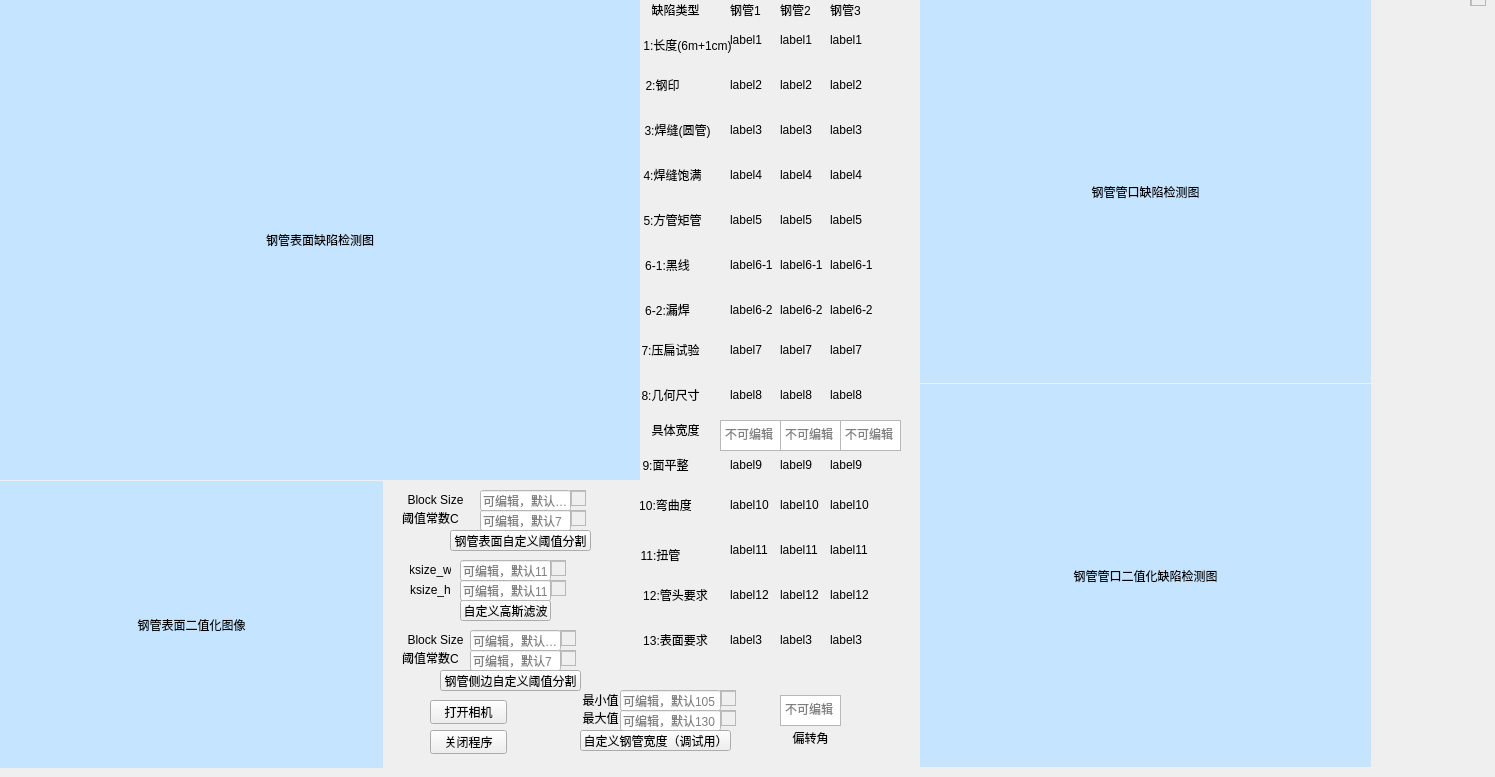
  <widget class="QWidget" name="centralwidget">
   <widget class="QLabel" name="image_label">
    <property name="geometry">
     <rect>
      <x>0</x>
      <y>0</y>
      <width>640</width>
      <height>480</height>
     </rect>
    </property>
    <property name="layoutDirection">
     <enum>Qt::LeftToRight</enum>
    </property>
    <property name="styleSheet">
     <string notr="true">background-color: rgb(197, 228, 255);</string>
    </property>
    <property name="text">
     <string>钢管表面缺陷检测图</string>
    </property>
    <property name="alignment">
     <set>Qt::AlignCenter</set>
    </property>
   </widget>
   <widget class="QLabel" name="thresh1_label">
    <property name="geometry">
     <rect>
      <x>0</x>
      <y>481</y>
      <width>383</width>
      <height>287</height>
     </rect>
    </property>
    <property name="styleSheet">
     <string notr="true">background-color: rgb(197, 228, 255);</string>
    </property>
    <property name="text">
     <string>钢管表面二值化图像</string>
    </property>
    <property name="alignment">
     <set>Qt::AlignCenter</set>
    </property>
   </widget>
   <widget class="QLabel" name="thresh_label">
    <property name="geometry">
     <rect>
      <x>920</x>
      <y>384</y>
      <width>451</width>
      <height>383</height>
     </rect>
    </property>
    <property name="layoutDirection">
     <enum>Qt::LeftToRight</enum>
    </property>
    <property name="styleSheet">
     <string notr="true">background-color: rgb(197, 228, 255);</string>
    </property>
    <property name="text">
     <string>钢管管口二值化缺陷检测图</string>
    </property>
    <property name="alignment">
     <set>Qt::AlignCenter</set>
    </property>
   </widget>
   <widget class="QTextEdit" name="textEdit_edit1">
    <property name="geometry">
     <rect>
      <x>1470</x>
      <y>-10</y>
      <width>16</width>
      <height>16</height>
     </rect>
    </property>
    <property name="focusPolicy">
     <enum>Qt::NoFocus</enum>
    </property>
    <property name="layoutDirection">
     <enum>Qt::LeftToRight</enum>
    </property>
    <property name="autoFillBackground">
     <bool>false</bool>
    </property>
    <property name="inputMethodHints">
     <set>Qt::ImhMultiLine</set>
    </property>
   </widget>
   <widget class="QPushButton" name="surface_set_block_size_btn">
    <property name="geometry">
     <rect>
      <x>450</x>
      <y>530</y>
      <width>141</width>
      <height>21</height>
     </rect>
    </property>
    <property name="text">
     <string>钢管表面自定义阈值分割</string>
    </property>
   </widget>
   <widget class="QTextEdit" name="textEdit_edit_angle">
    <property name="geometry">
     <rect>
      <x>780</x>
      <y>695</y>
      <width>61</width>
      <height>31</height>
     </rect>
    </property>
    <property name="focusPolicy">
     <enum>Qt::NoFocus</enum>
    </property>
    <property name="layoutDirection">
     <enum>Qt::LeftToRight</enum>
    </property>
    <property name="placeholderText">
     <string>不可编辑</string>
    </property>
   </widget>
   <widget class="QLineEdit" name="textEdit_thresh1_2">
    <property name="geometry">
     <rect>
      <x>470</x>
      <y>630</y>
      <width>91</width>
      <height>21</height>
     </rect>
    </property>
    <property name="styleSheet">
     <string notr="true">background-color: rgb(255, 255, 255);</string>
    </property>
    <property name="placeholderText">
     <string>可编辑，默认25</string>
    </property>
   </widget>
   <widget class="QPushButton" name="pipe_set_block_size_btn">
    <property name="geometry">
     <rect>
      <x>440</x>
      <y>670</y>
      <width>141</width>
      <height>21</height>
     </rect>
    </property>
    <property name="text">
     <string>钢管侧边自定义阈值分割</string>
    </property>
   </widget>
   <widget class="QPushButton" name="set_ksize_btn">
    <property name="geometry">
     <rect>
      <x>460</x>
      <y>600</y>
      <width>91</width>
      <height>21</height>
     </rect>
    </property>
    <property name="text">
     <string>自定义高斯滤波</string>
    </property>
   </widget>
   <widget class="QTextEdit" name="textEdit_edit2_3">
    <property name="geometry">
     <rect>
      <x>560</x>
      <y>630</y>
      <width>16</width>
      <height>16</height>
     </rect>
    </property>
    <property name="focusPolicy">
     <enum>Qt::NoFocus</enum>
    </property>
    <property name="layoutDirection">
     <enum>Qt::LeftToRight</enum>
    </property>
   </widget>
   <widget class="QLabel" name="label_12">
    <property name="geometry">
     <rect>
      <x>400</x>
      <y>650</y>
      <width>61</width>
      <height>16</height>
     </rect>
    </property>
    <property name="text">
     <string>阈值常数C</string>
    </property>
    <property name="alignment">
     <set>Qt::AlignCenter</set>
    </property>
   </widget>
   <widget class="QLabel" name="label_8">
    <property name="geometry">
     <rect>
      <x>400</x>
      <y>490</y>
      <width>71</width>
      <height>20</height>
     </rect>
    </property>
    <property name="text">
     <string>Block Size</string>
    </property>
    <property name="alignment">
     <set>Qt::AlignCenter</set>
    </property>
   </widget>
   <widget class="QLabel" name="label_13">
    <property name="geometry">
     <rect>
      <x>400</x>
      <y>630</y>
      <width>71</width>
      <height>20</height>
     </rect>
    </property>
    <property name="text">
     <string>Block Size</string>
    </property>
    <property name="alignment">
     <set>Qt::AlignCenter</set>
    </property>
   </widget>
   <widget class="QLabel" name="label_10">
    <property name="geometry">
     <rect>
      <x>410</x>
      <y>560</y>
      <width>41</width>
      <height>20</height>
     </rect>
    </property>
    <property name="text">
     <string>ksize_w</string>
    </property>
    <property name="alignment">
     <set>Qt::AlignCenter</set>
    </property>
   </widget>
   <widget class="QTextEdit" name="textEdit_edit3_3">
    <property name="geometry">
     <rect>
      <x>560</x>
      <y>650</y>
      <width>16</width>
      <height>16</height>
     </rect>
    </property>
    <property name="focusPolicy">
     <enum>Qt::NoFocus</enum>
    </property>
    <property name="layoutDirection">
     <enum>Qt::LeftToRight</enum>
    </property>
   </widget>
   <widget class="QLabel" name="label_9">
    <property name="geometry">
     <rect>
      <x>400</x>
      <y>510</y>
      <width>61</width>
      <height>16</height>
     </rect>
    </property>
    <property name="text">
     <string>阈值常数C</string>
    </property>
    <property name="alignment">
     <set>Qt::AlignCenter</set>
    </property>
   </widget>
   <widget class="QTextEdit" name="textEdit_edit2">
    <property name="geometry">
     <rect>
      <x>570</x>
      <y>490</y>
      <width>16</width>
      <height>16</height>
     </rect>
    </property>
    <property name="focusPolicy">
     <enum>Qt::NoFocus</enum>
    </property>
    <property name="layoutDirection">
     <enum>Qt::LeftToRight</enum>
    </property>
   </widget>
   <widget class="QLineEdit" name="textEdit_thresh2_2">
    <property name="geometry">
     <rect>
      <x>470</x>
      <y>650</y>
      <width>91</width>
      <height>21</height>
     </rect>
    </property>
    <property name="styleSheet">
     <string notr="true">background-color: rgb(255, 255, 255);</string>
    </property>
    <property name="placeholderText">
     <string>可编辑，默认7</string>
    </property>
   </widget>
   <widget class="QWidget" name="verticalLayoutWidget">
    <property name="geometry">
     <rect>
      <x>430</x>
      <y>700</y>
      <width>77</width>
      <height>54</height>
     </rect>
    </property>
    <layout class="QVBoxLayout" name="verticalLayout">
     <item>
      <widget class="QPushButton" name="orgin_btn">
       <property name="text">
        <string>打开相机</string>
       </property>
      </widget>
     </item>
     <item>
      <widget class="QPushButton" name="button_close">
       <property name="text">
        <string>关闭程序</string>
       </property>
      </widget>
     </item>
    </layout>
   </widget>
   <widget class="QLabel" name="label_6">
    <property name="geometry">
     <rect>
      <x>790</x>
      <y>730</y>
      <width>41</width>
      <height>16</height>
     </rect>
    </property>
    <property name="text">
     <string>偏转角</string>
    </property>
    <property name="alignment">
     <set>Qt::AlignCenter</set>
    </property>
   </widget>
   <widget class="QLineEdit" name="textEdit_thresh1">
    <property name="geometry">
     <rect>
      <x>480</x>
      <y>490</y>
      <width>91</width>
      <height>21</height>
     </rect>
    </property>
    <property name="styleSheet">
     <string notr="true">background-color: rgb(255, 255, 255);</string>
    </property>
    <property name="placeholderText">
     <string>可编辑，默认19</string>
    </property>
   </widget>
   <widget class="QTextEdit" name="textEdit_edit2_2">
    <property name="geometry">
     <rect>
      <x>550</x>
      <y>560</y>
      <width>16</width>
      <height>16</height>
     </rect>
    </property>
    <property name="focusPolicy">
     <enum>Qt::NoFocus</enum>
    </property>
    <property name="layoutDirection">
     <enum>Qt::LeftToRight</enum>
    </property>
   </widget>
   <widget class="QTextEdit" name="textEdit_edit3">
    <property name="geometry">
     <rect>
      <x>570</x>
      <y>510</y>
      <width>16</width>
      <height>16</height>
     </rect>
    </property>
    <property name="focusPolicy">
     <enum>Qt::NoFocus</enum>
    </property>
    <property name="layoutDirection">
     <enum>Qt::LeftToRight</enum>
    </property>
   </widget>
   <widget class="QLineEdit" name="textEdit_thresh3">
    <property name="geometry">
     <rect>
      <x>460</x>
      <y>560</y>
      <width>91</width>
      <height>21</height>
     </rect>
    </property>
    <property name="styleSheet">
     <string notr="true">background-color: rgb(255, 255, 255);</string>
    </property>
    <property name="placeholderText">
     <string>可编辑，默认11</string>
    </property>
   </widget>
   <widget class="QLineEdit" name="textEdit_thresh2">
    <property name="geometry">
     <rect>
      <x>480</x>
      <y>510</y>
      <width>91</width>
      <height>21</height>
     </rect>
    </property>
    <property name="styleSheet">
     <string notr="true">background-color: rgb(255, 255, 255);</string>
    </property>
    <property name="placeholderText">
     <string>可编辑，默认7</string>
    </property>
   </widget>
   <widget class="QTextEdit" name="textEdit_edit3_2">
    <property name="geometry">
     <rect>
      <x>550</x>
      <y>580</y>
      <width>16</width>
      <height>16</height>
     </rect>
    </property>
    <property name="focusPolicy">
     <enum>Qt::NoFocus</enum>
    </property>
    <property name="layoutDirection">
     <enum>Qt::LeftToRight</enum>
    </property>
   </widget>
   <widget class="QLabel" name="label_11">
    <property name="geometry">
     <rect>
      <x>410</x>
      <y>580</y>
      <width>41</width>
      <height>20</height>
     </rect>
    </property>
    <property name="text">
     <string>ksize_h</string>
    </property>
    <property name="alignment">
     <set>Qt::AlignCenter</set>
    </property>
   </widget>
   <widget class="QLineEdit" name="textEdit_thresh4">
    <property name="geometry">
     <rect>
      <x>460</x>
      <y>580</y>
      <width>91</width>
      <height>21</height>
     </rect>
    </property>
    <property name="styleSheet">
     <string notr="true">background-color: rgb(255, 255, 255);</string>
    </property>
    <property name="placeholderText">
     <string>可编辑，默认11</string>
    </property>
   </widget>
   <widget class="QLabel" name="pip_orgin_label">
    <property name="geometry">
     <rect>
      <x>920</x>
      <y>0</y>
      <width>451</width>
      <height>383</height>
     </rect>
    </property>
    <property name="layoutDirection">
     <enum>Qt::LeftToRight</enum>
    </property>
    <property name="styleSheet">
     <string notr="true">background-color: rgb(197, 228, 255);</string>
    </property>
    <property name="text">
     <string>钢管管口缺陷检测图</string>
    </property>
    <property name="alignment">
     <set>Qt::AlignCenter</set>
    </property>
   </widget>
   <widget class="QPushButton" name="width_set_btn">
    <property name="geometry">
     <rect>
      <x>580</x>
      <y>730</y>
      <width>151</width>
      <height>21</height>
     </rect>
    </property>
    <property name="text">
     <string>自定义钢管宽度（调试用）</string>
    </property>
   </widget>
   <widget class="QLabel" name="label_14">
    <property name="geometry">
     <rect>
      <x>580</x>
      <y>690</y>
      <width>41</width>
      <height>20</height>
     </rect>
    </property>
    <property name="text">
     <string>最小值</string>
    </property>
    <property name="alignment">
     <set>Qt::AlignCenter</set>
    </property>
   </widget>
   <widget class="QLabel" name="label_15">
    <property name="geometry">
     <rect>
      <x>580</x>
      <y>710</y>
      <width>41</width>
      <height>16</height>
     </rect>
    </property>
    <property name="text">
     <string>最大值</string>
    </property>
    <property name="alignment">
     <set>Qt::AlignCenter</set>
    </property>
   </widget>
   <widget class="QLineEdit" name="textEdit_width_max">
    <property name="geometry">
     <rect>
      <x>620</x>
      <y>710</y>
      <width>101</width>
      <height>21</height>
     </rect>
    </property>
    <property name="styleSheet">
     <string notr="true">background-color: rgb(255, 255, 255);</string>
    </property>
    <property name="placeholderText">
     <string>可编辑，默认130</string>
    </property>
   </widget>
   <widget class="QLineEdit" name="textEdit_width_min">
    <property name="geometry">
     <rect>
      <x>620</x>
      <y>690</y>
      <width>101</width>
      <height>21</height>
     </rect>
    </property>
    <property name="styleSheet">
     <string notr="true">background-color: rgb(255, 255, 255);</string>
    </property>
    <property name="placeholderText">
     <string>可编辑，默认105</string>
    </property>
   </widget>
   <widget class="QTextEdit" name="textEdit_edit_width_min">
    <property name="geometry">
     <rect>
      <x>720</x>
      <y>690</y>
      <width>16</width>
      <height>16</height>
     </rect>
    </property>
    <property name="focusPolicy">
     <enum>Qt::NoFocus</enum>
    </property>
    <property name="layoutDirection">
     <enum>Qt::LeftToRight</enum>
    </property>
   </widget>
   <widget class="QTextEdit" name="textEdit_edit_width_max">
    <property name="geometry">
     <rect>
      <x>720</x>
      <y>710</y>
      <width>16</width>
      <height>16</height>
     </rect>
    </property>
    <property name="focusPolicy">
     <enum>Qt::NoFocus</enum>
    </property>
    <property name="layoutDirection">
     <enum>Qt::LeftToRight</enum>
    </property>
   </widget>
   <widget class="QLabel" name="label_xuhao_1">
    <property name="geometry">
     <rect>
      <x>642</x>
      <y>35</y>
      <width>91</width>
      <height>20</height>
     </rect>
    </property>
    <property name="text">
     <string>1:长度(6m+1cm)</string>
    </property>
    <property name="alignment">
     <set>Qt::AlignCenter</set>
    </property>
   </widget>
   <widget class="QLabel" name="label_xuhao_2">
    <property name="geometry">
     <rect>
      <x>642</x>
      <y>75</y>
      <width>41</width>
      <height>20</height>
     </rect>
    </property>
    <property name="text">
     <string>2:钢印</string>
    </property>
    <property name="alignment">
     <set>Qt::AlignCenter</set>
    </property>
   </widget>
   <widget class="QLabel" name="label_xuhao_3">
    <property name="geometry">
     <rect>
      <x>642</x>
      <y>120</y>
      <width>71</width>
      <height>20</height>
     </rect>
    </property>
    <property name="text">
     <string>3:焊缝(圆管)</string>
    </property>
    <property name="alignment">
     <set>Qt::AlignCenter</set>
    </property>
   </widget>
   <widget class="QLabel" name="label_xuhao_4">
    <property name="geometry">
     <rect>
      <x>642</x>
      <y>165</y>
      <width>61</width>
      <height>20</height>
     </rect>
    </property>
    <property name="text">
     <string>4:焊缝饱满</string>
    </property>
    <property name="alignment">
     <set>Qt::AlignCenter</set>
    </property>
   </widget>
   <widget class="QLabel" name="label_xuhao_5">
    <property name="geometry">
     <rect>
      <x>642</x>
      <y>210</y>
      <width>61</width>
      <height>20</height>
     </rect>
    </property>
    <property name="text">
     <string>5:方管矩管</string>
    </property>
    <property name="alignment">
     <set>Qt::AlignCenter</set>
    </property>
   </widget>
   <widget class="QLabel" name="label_xuhao_6">
    <property name="geometry">
     <rect>
      <x>642</x>
      <y>255</y>
      <width>51</width>
      <height>20</height>
     </rect>
    </property>
    <property name="text">
     <string>6-1:黑线</string>
    </property>
    <property name="alignment">
     <set>Qt::AlignCenter</set>
    </property>
   </widget>
   <widget class="QLabel" name="label_xuhao_7">
    <property name="geometry">
     <rect>
      <x>640</x>
      <y>340</y>
      <width>61</width>
      <height>20</height>
     </rect>
    </property>
    <property name="text">
     <string>7:压扁试验</string>
    </property>
    <property name="alignment">
     <set>Qt::AlignCenter</set>
    </property>
   </widget>
   <widget class="QLabel" name="label_xuhao_8">
    <property name="geometry">
     <rect>
      <x>640</x>
      <y>385</y>
      <width>61</width>
      <height>20</height>
     </rect>
    </property>
    <property name="text">
     <string>8:几何尺寸</string>
    </property>
    <property name="alignment">
     <set>Qt::AlignCenter</set>
    </property>
   </widget>
   <widget class="QLabel" name="label_xuhao_9">
    <property name="geometry">
     <rect>
      <x>640</x>
      <y>455</y>
      <width>51</width>
      <height>20</height>
     </rect>
    </property>
    <property name="text">
     <string>9:面平整</string>
    </property>
    <property name="alignment">
     <set>Qt::AlignCenter</set>
    </property>
   </widget>
   <widget class="QLabel" name="label_xuhao_10">
    <property name="geometry">
     <rect>
      <x>640</x>
      <y>495</y>
      <width>51</width>
      <height>20</height>
     </rect>
    </property>
    <property name="text">
     <string>10:弯曲度</string>
    </property>
    <property name="alignment">
     <set>Qt::AlignCenter</set>
    </property>
   </widget>
   <widget class="QLabel" name="label_xuhao_11">
    <property name="geometry">
     <rect>
      <x>640</x>
      <y>545</y>
      <width>41</width>
      <height>20</height>
     </rect>
    </property>
    <property name="text">
     <string>11:扭管</string>
    </property>
    <property name="alignment">
     <set>Qt::AlignCenter</set>
    </property>
   </widget>
   <widget class="QLabel" name="label_xuhao_12">
    <property name="geometry">
     <rect>
      <x>640</x>
      <y>585</y>
      <width>71</width>
      <height>20</height>
     </rect>
    </property>
    <property name="text">
     <string>12:管头要求</string>
    </property>
    <property name="alignment">
     <set>Qt::AlignCenter</set>
    </property>
   </widget>
   <widget class="QLabel" name="label_xuhao_13">
    <property name="geometry">
     <rect>
      <x>640</x>
      <y>630</y>
      <width>71</width>
      <height>20</height>
     </rect>
    </property>
    <property name="text">
     <string>13:表面要求</string>
    </property>
    <property name="alignment">
     <set>Qt::AlignCenter</set>
    </property>
   </widget>
   <widget class="QLabel" name="label_xuhao_14">
    <property name="geometry">
     <rect>
      <x>642</x>
      <y>300</y>
      <width>51</width>
      <height>20</height>
     </rect>
    </property>
    <property name="text">
     <string>6-2:漏焊</string>
    </property>
    <property name="alignment">
     <set>Qt::AlignCenter</set>
    </property>
   </widget>
   <widget class="QLabel" name="label1_1">
    <property name="geometry">
     <rect>
      <x>730</x>
      <y>25</y>
      <width>41</width>
      <height>30</height>
     </rect>
    </property>
    <property name="text">
     <string>label1</string>
    </property>
   </widget>
   <widget class="QLabel" name="label1_2">
    <property name="geometry">
     <rect>
      <x>730</x>
      <y>70</y>
      <width>41</width>
      <height>30</height>
     </rect>
    </property>
    <property name="text">
     <string>label2</string>
    </property>
   </widget>
   <widget class="QLabel" name="label1_3">
    <property name="geometry">
     <rect>
      <x>730</x>
      <y>115</y>
      <width>41</width>
      <height>30</height>
     </rect>
    </property>
    <property name="text">
     <string>label3</string>
    </property>
   </widget>
   <widget class="QLabel" name="label1_4">
    <property name="geometry">
     <rect>
      <x>730</x>
      <y>160</y>
      <width>41</width>
      <height>30</height>
     </rect>
    </property>
    <property name="text">
     <string>label4</string>
    </property>
   </widget>
   <widget class="QLabel" name="label1_5">
    <property name="geometry">
     <rect>
      <x>730</x>
      <y>205</y>
      <width>41</width>
      <height>30</height>
     </rect>
    </property>
    <property name="text">
     <string>label5</string>
    </property>
   </widget>
   <widget class="QLabel" name="label1_6_1">
    <property name="geometry">
     <rect>
      <x>730</x>
      <y>250</y>
      <width>51</width>
      <height>30</height>
     </rect>
    </property>
    <property name="text">
     <string>label6-1</string>
    </property>
   </widget>
   <widget class="QLabel" name="label1_7">
    <property name="geometry">
     <rect>
      <x>730</x>
      <y>335</y>
      <width>41</width>
      <height>30</height>
     </rect>
    </property>
    <property name="text">
     <string>label7</string>
    </property>
   </widget>
   <widget class="QLabel" name="label1_8">
    <property name="geometry">
     <rect>
      <x>730</x>
      <y>380</y>
      <width>41</width>
      <height>30</height>
     </rect>
    </property>
    <property name="text">
     <string>label8</string>
    </property>
   </widget>
   <widget class="QLabel" name="label1_9">
    <property name="geometry">
     <rect>
      <x>730</x>
      <y>450</y>
      <width>41</width>
      <height>30</height>
     </rect>
    </property>
    <property name="text">
     <string>label9</string>
    </property>
   </widget>
   <widget class="QLabel" name="label1_10">
    <property name="geometry">
     <rect>
      <x>730</x>
      <y>490</y>
      <width>41</width>
      <height>30</height>
     </rect>
    </property>
    <property name="text">
     <string>label10</string>
    </property>
   </widget>
   <widget class="QLabel" name="label1_11">
    <property name="geometry">
     <rect>
      <x>730</x>
      <y>535</y>
      <width>41</width>
      <height>30</height>
     </rect>
    </property>
    <property name="text">
     <string>label11</string>
    </property>
   </widget>
   <widget class="QLabel" name="label1_12">
    <property name="geometry">
     <rect>
      <x>730</x>
      <y>580</y>
      <width>41</width>
      <height>30</height>
     </rect>
    </property>
    <property name="text">
     <string>label12</string>
    </property>
   </widget>
   <widget class="QLabel" name="label1_13">
    <property name="geometry">
     <rect>
      <x>730</x>
      <y>625</y>
      <width>41</width>
      <height>30</height>
     </rect>
    </property>
    <property name="text">
     <string>label3</string>
    </property>
   </widget>
   <widget class="QLabel" name="label1_6_2">
    <property name="geometry">
     <rect>
      <x>730</x>
      <y>295</y>
      <width>51</width>
      <height>30</height>
     </rect>
    </property>
    <property name="text">
     <string>label6-2</string>
    </property>
   </widget>
   <widget class="QLabel" name="label2_9">
    <property name="geometry">
     <rect>
      <x>780</x>
      <y>450</y>
      <width>41</width>
      <height>30</height>
     </rect>
    </property>
    <property name="text">
     <string>label9</string>
    </property>
   </widget>
   <widget class="QLabel" name="label2_2">
    <property name="geometry">
     <rect>
      <x>780</x>
      <y>70</y>
      <width>41</width>
      <height>30</height>
     </rect>
    </property>
    <property name="text">
     <string>label2</string>
    </property>
   </widget>
   <widget class="QLabel" name="label2_5">
    <property name="geometry">
     <rect>
      <x>780</x>
      <y>205</y>
      <width>41</width>
      <height>30</height>
     </rect>
    </property>
    <property name="text">
     <string>label5</string>
    </property>
   </widget>
   <widget class="QLabel" name="label2_1">
    <property name="geometry">
     <rect>
      <x>780</x>
      <y>25</y>
      <width>41</width>
      <height>30</height>
     </rect>
    </property>
    <property name="text">
     <string>label1</string>
    </property>
   </widget>
   <widget class="QLabel" name="label2_8">
    <property name="geometry">
     <rect>
      <x>780</x>
      <y>380</y>
      <width>41</width>
      <height>30</height>
     </rect>
    </property>
    <property name="text">
     <string>label8</string>
    </property>
   </widget>
   <widget class="QLabel" name="label2_4">
    <property name="geometry">
     <rect>
      <x>780</x>
      <y>160</y>
      <width>41</width>
      <height>30</height>
     </rect>
    </property>
    <property name="text">
     <string>label4</string>
    </property>
   </widget>
   <widget class="QLabel" name="label2_7">
    <property name="geometry">
     <rect>
      <x>780</x>
      <y>335</y>
      <width>41</width>
      <height>30</height>
     </rect>
    </property>
    <property name="text">
     <string>label7</string>
    </property>
   </widget>
   <widget class="QLabel" name="label2_3">
    <property name="geometry">
     <rect>
      <x>780</x>
      <y>115</y>
      <width>41</width>
      <height>30</height>
     </rect>
    </property>
    <property name="text">
     <string>label3</string>
    </property>
   </widget>
   <widget class="QLabel" name="label2_11">
    <property name="geometry">
     <rect>
      <x>780</x>
      <y>535</y>
      <width>41</width>
      <height>30</height>
     </rect>
    </property>
    <property name="text">
     <string>label11</string>
    </property>
   </widget>
   <widget class="QLabel" name="label2_12">
    <property name="geometry">
     <rect>
      <x>780</x>
      <y>580</y>
      <width>41</width>
      <height>30</height>
     </rect>
    </property>
    <property name="text">
     <string>label12</string>
    </property>
   </widget>
   <widget class="QLabel" name="label2_6_1">
    <property name="geometry">
     <rect>
      <x>780</x>
      <y>250</y>
      <width>51</width>
      <height>30</height>
     </rect>
    </property>
    <property name="text">
     <string>label6-1</string>
    </property>
   </widget>
   <widget class="QLabel" name="label2_13">
    <property name="geometry">
     <rect>
      <x>780</x>
      <y>625</y>
      <width>41</width>
      <height>30</height>
     </rect>
    </property>
    <property name="text">
     <string>label3</string>
    </property>
   </widget>
   <widget class="QLabel" name="label2_6_2">
    <property name="geometry">
     <rect>
      <x>780</x>
      <y>295</y>
      <width>51</width>
      <height>30</height>
     </rect>
    </property>
    <property name="text">
     <string>label6-2</string>
    </property>
   </widget>
   <widget class="QLabel" name="label2_10">
    <property name="geometry">
     <rect>
      <x>780</x>
      <y>490</y>
      <width>41</width>
      <height>30</height>
     </rect>
    </property>
    <property name="text">
     <string>label10</string>
    </property>
   </widget>
   <widget class="QLabel" name="label3_9">
    <property name="geometry">
     <rect>
      <x>830</x>
      <y>450</y>
      <width>41</width>
      <height>30</height>
     </rect>
    </property>
    <property name="text">
     <string>label9</string>
    </property>
   </widget>
   <widget class="QLabel" name="label3_2">
    <property name="geometry">
     <rect>
      <x>830</x>
      <y>70</y>
      <width>41</width>
      <height>30</height>
     </rect>
    </property>
    <property name="text">
     <string>label2</string>
    </property>
   </widget>
   <widget class="QLabel" name="label3_5">
    <property name="geometry">
     <rect>
      <x>830</x>
      <y>205</y>
      <width>41</width>
      <height>30</height>
     </rect>
    </property>
    <property name="text">
     <string>label5</string>
    </property>
   </widget>
   <widget class="QLabel" name="label3_1">
    <property name="geometry">
     <rect>
      <x>830</x>
      <y>25</y>
      <width>41</width>
      <height>30</height>
     </rect>
    </property>
    <property name="text">
     <string>label1</string>
    </property>
   </widget>
   <widget class="QLabel" name="label3_8">
    <property name="geometry">
     <rect>
      <x>830</x>
      <y>380</y>
      <width>41</width>
      <height>30</height>
     </rect>
    </property>
    <property name="text">
     <string>label8</string>
    </property>
   </widget>
   <widget class="QLabel" name="label3_4">
    <property name="geometry">
     <rect>
      <x>830</x>
      <y>160</y>
      <width>41</width>
      <height>30</height>
     </rect>
    </property>
    <property name="text">
     <string>label4</string>
    </property>
   </widget>
   <widget class="QLabel" name="label3_7">
    <property name="geometry">
     <rect>
      <x>830</x>
      <y>335</y>
      <width>41</width>
      <height>30</height>
     </rect>
    </property>
    <property name="text">
     <string>label7</string>
    </property>
   </widget>
   <widget class="QLabel" name="label3_3">
    <property name="geometry">
     <rect>
      <x>830</x>
      <y>115</y>
      <width>41</width>
      <height>30</height>
     </rect>
    </property>
    <property name="text">
     <string>label3</string>
    </property>
   </widget>
   <widget class="QLabel" name="label3_11">
    <property name="geometry">
     <rect>
      <x>830</x>
      <y>535</y>
      <width>41</width>
      <height>30</height>
     </rect>
    </property>
    <property name="text">
     <string>label11</string>
    </property>
   </widget>
   <widget class="QLabel" name="label3_12">
    <property name="geometry">
     <rect>
      <x>830</x>
      <y>580</y>
      <width>41</width>
      <height>30</height>
     </rect>
    </property>
    <property name="text">
     <string>label12</string>
    </property>
   </widget>
   <widget class="QLabel" name="label3_6_1">
    <property name="geometry">
     <rect>
      <x>830</x>
      <y>250</y>
      <width>51</width>
      <height>30</height>
     </rect>
    </property>
    <property name="text">
     <string>label6-1</string>
    </property>
   </widget>
   <widget class="QLabel" name="label3_13">
    <property name="geometry">
     <rect>
      <x>830</x>
      <y>625</y>
      <width>41</width>
      <height>30</height>
     </rect>
    </property>
    <property name="text">
     <string>label3</string>
    </property>
   </widget>
   <widget class="QLabel" name="label3_6_2">
    <property name="geometry">
     <rect>
      <x>830</x>
      <y>295</y>
      <width>51</width>
      <height>30</height>
     </rect>
    </property>
    <property name="text">
     <string>label6-2</string>
    </property>
   </widget>
   <widget class="QLabel" name="label3_10">
    <property name="geometry">
     <rect>
      <x>830</x>
      <y>490</y>
      <width>41</width>
      <height>30</height>
     </rect>
    </property>
    <property name="text">
     <string>label10</string>
    </property>
   </widget>
   <widget class="QLabel" name="label_style">
    <property name="geometry">
     <rect>
      <x>650</x>
      <y>0</y>
      <width>51</width>
      <height>20</height>
     </rect>
    </property>
    <property name="text">
     <string>缺陷类型</string>
    </property>
    <property name="alignment">
     <set>Qt::AlignCenter</set>
    </property>
   </widget>
   <widget class="QLabel" name="label_num1">
    <property name="geometry">
     <rect>
      <x>730</x>
      <y>0</y>
      <width>31</width>
      <height>20</height>
     </rect>
    </property>
    <property name="text">
     <string>钢管1</string>
    </property>
    <property name="alignment">
     <set>Qt::AlignCenter</set>
    </property>
   </widget>
   <widget class="QLabel" name="label_num2">
    <property name="geometry">
     <rect>
      <x>780</x>
      <y>0</y>
      <width>31</width>
      <height>20</height>
     </rect>
    </property>
    <property name="text">
     <string>钢管2</string>
    </property>
    <property name="alignment">
     <set>Qt::AlignCenter</set>
    </property>
   </widget>
   <widget class="QLabel" name="label_num3">
    <property name="geometry">
     <rect>
      <x>830</x>
      <y>0</y>
      <width>31</width>
      <height>20</height>
     </rect>
    </property>
    <property name="text">
     <string>钢管3</string>
    </property>
    <property name="alignment">
     <set>Qt::AlignCenter</set>
    </property>
   </widget>
   <widget class="QLabel" name="label_xuhao_8_1">
    <property name="geometry">
     <rect>
      <x>650</x>
      <y>420</y>
      <width>51</width>
      <height>20</height>
     </rect>
    </property>
    <property name="text">
     <string>具体宽度</string>
    </property>
    <property name="alignment">
     <set>Qt::AlignCenter</set>
    </property>
   </widget>
   <widget class="QTextEdit" name="textEdit_edit_width_1">
    <property name="geometry">
     <rect>
      <x>720</x>
      <y>420</y>
      <width>61</width>
      <height>31</height>
     </rect>
    </property>
    <property name="focusPolicy">
     <enum>Qt::NoFocus</enum>
    </property>
    <property name="layoutDirection">
     <enum>Qt::LeftToRight</enum>
    </property>
    <property name="placeholderText">
     <string>不可编辑</string>
    </property>
   </widget>
   <widget class="QTextEdit" name="textEdit_edit_width_2">
    <property name="geometry">
     <rect>
      <x>780</x>
      <y>420</y>
      <width>61</width>
      <height>31</height>
     </rect>
    </property>
    <property name="focusPolicy">
     <enum>Qt::NoFocus</enum>
    </property>
    <property name="layoutDirection">
     <enum>Qt::LeftToRight</enum>
    </property>
    <property name="placeholderText">
     <string>不可编辑</string>
    </property>
   </widget>
   <widget class="QTextEdit" name="textEdit_edit_width_3">
    <property name="geometry">
     <rect>
      <x>840</x>
      <y>420</y>
      <width>61</width>
      <height>31</height>
     </rect>
    </property>
    <property name="focusPolicy">
     <enum>Qt::NoFocus</enum>
    </property>
    <property name="layoutDirection">
     <enum>Qt::LeftToRight</enum>
    </property>
    <property name="placeholderText">
     <string>不可编辑</string>
    </property>
   </widget>
  </widget>
